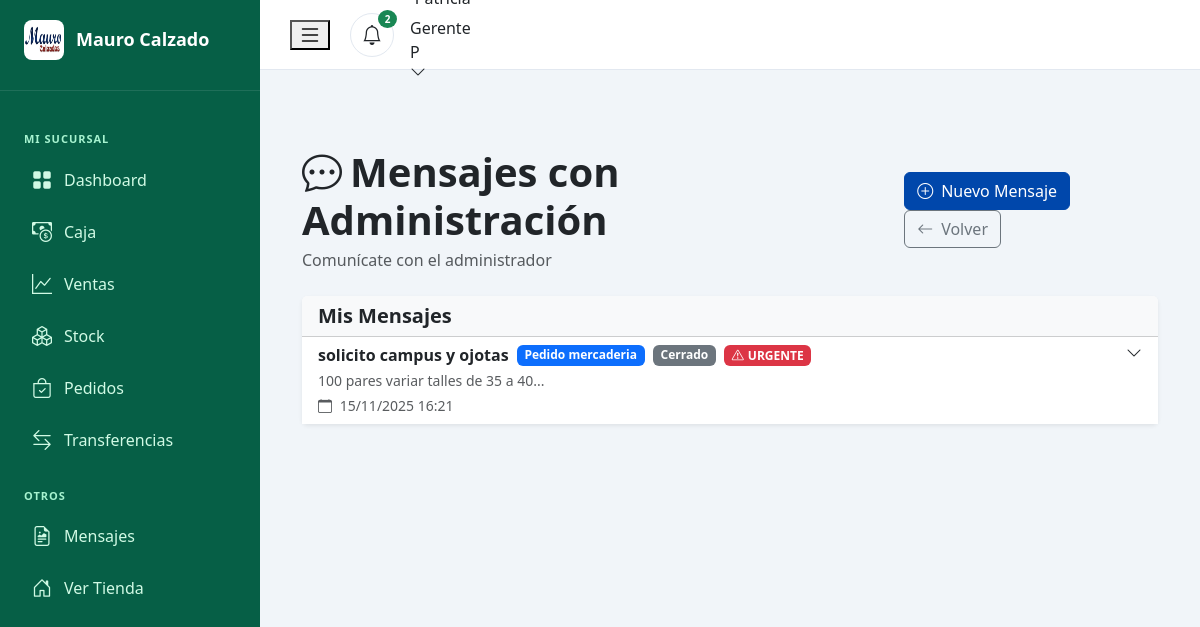
/gerente/mensajes.php (signed in), run on the app's committed database.
### tables this page shows
CREATE TABLE `mensajes_gerente_admin` (
  `id` int(11) NOT NULL,
  `gerente_id` int(11) NOT NULL COMMENT 'ID del gerente que envía',
  `admin_id` int(11) DEFAULT NULL COMMENT 'ID del admin que responde',
  `sucursal_id` int(11) NOT NULL COMMENT 'Sucursal del gerente',
  `tipo_mensaje` enum('pedido_mercaderia','transferencia','consulta','reporte','otro') NOT NULL DEFAULT 'consulta',
  `asunto` varchar(255) NOT NULL,
  `mensaje` text NOT NULL,
  `archivo_adjunto` varchar(255) DEFAULT NULL COMMENT 'Nombre del archivo adjunto',
  `respuesta` text DEFAULT NULL,
  `archivo_respuesta` varchar(255) DEFAULT NULL COMMENT 'Archivo adjunto en la respuesta',
  `estado` enum('pendiente','respondido','cerrado') DEFAULT 'pendiente',
  `pedido_relacionado_id` int(11) DEFAULT NULL COMMENT 'Pedido relacionado (opcional)',
  `prioridad` enum('baja','media','alta') DEFAULT 'media',
  `fecha_envio` datetime DEFAULT current_timestamp(),
  `fecha_respuesta` datetime DEFAULT NULL,
  `leido_gerente` tinyint(1) DEFAULT 0 COMMENT 'Si el gerente leyó la respuesta'
);

### gerente/mensajes.php (the view, shortened to what this page needs)
<?php
require_once('../includes/verificar-gerente.php');
$gerente_id = $_SESSION['usuario_id'];
$nuevo_mensaje = isset($_GET['nuevo']) && $_GET['nuevo'] == 1;
$query = "SELECT m.*,
          a.nombre AS admin_nombre, a.apellido AS admin_apellido,
          p.numero_pedido
          FROM mensajes_gerente_admin m
          LEFT JOIN usuarios a ON m.admin_id = a.id
          LEFT JOIN pedidos p ON m.pedido_relacionado_id = p.id
          WHERE m.gerente_id = ?
          ORDER BY m.fecha_envio DESC";
$stmt = mysqli_prepare($conn, $query);
mysqli_stmt_bind_param($stmt, "i", $gerente_id);
mysqli_stmt_execute($stmt);
$result = mysqli_stmt_get_result($stmt);
$mensajes = mysqli_fetch_all($result, MYSQLI_ASSOC);
require_once('includes/header-gerente.php');
?>
<div class="container-fluid py-4">
    <div class="d-flex justify-content-between align-items-center mb-4">
        <div>
            <h1 class="fw-bold mb-1">
                <i class="bi bi-chat-dots me-2"></i>Mensajes con Administración
            </h1>
            <p class="text-muted mb-0">Comunícate con el administrador</p>
        </div>
        <div>
            <?php if (!$nuevo_mensaje): ?>
                <a href="?nuevo=1" class="btn btn-primary">
                    <i class="bi bi-plus-circle me-2"></i>Nuevo Mensaje
                </a>
            <?php endif; ?>
            <a href="dashboard.php" class="btn btn-outline-secondary">
                <i class="bi bi-arrow-left me-2"></i>Volver
            </a>
        </div>
    </div>
    <div class="card border-0 shadow-sm">
        <div class="card-header bg-light">
            <h5 class="mb-0 fw-bold">Mis Mensajes</h5>
        </div>
        <div class="card-body p-0">
            <?php if (empty($mensajes)): ?>
                <div class="text-center py-5">
                    <i class="bi bi-inbox display-1 text-muted"></i>
                    <h5 class="mt-3">No tienes mensajes aún</h5>
                    <p class="text-muted">Envía tu primer mensaje al administrador</p>
                </div>
            <?php else: ?>
                <div class="list-group list-group-flush">
                    <?php foreach ($mensajes as $mensaje): ?>
                        <div class="list-group-item list-group-item-action"
                             data-bs-toggle="collapse"
                             data-bs-target="#mensaje<?php echo $mensaje['id']; ?>"
                             style="cursor: pointer;">
                            <div class="d-flex w-100 justify-content-between align-items-start">
                                <div class="flex-grow-1">
                                    <div class="d-flex align-items-center mb-1">
                                        <h6 class="mb-0 fw-bold">
                                            <?php echo htmlspecialchars($mensaje['asunto']); ?>
                                        </h6>
                                        <?php
                                        $badge_tipo = [
                                            'pedido_mercaderia' => 'primary',
                                            'transferencia' => 'info',
                                            'consulta' => 'secondary',
                                            'reporte' => 'danger',
                                            'otro' => 'dark'
                                        ];
                                        $tipo_class = $badge_tipo[$mensaje['tipo_mensaje']] ?? 'secondary';
                                        ?>
                                        <span class="badge bg-<?php echo $tipo_class; ?> ms-2">
                                            <?php echo str_replace('_', ' ', ucfirst($mensaje['tipo_mensaje'])); ?>
                                        </span>
                                        <?php if ($mensaje['estado'] == 'pendiente'): ?>
                                            <span class="badge bg-warning text-dark ms-2">Pendiente</span>
                                        <?php elseif ($mensaje['estado'] == 'cerrado'): ?>
                                            <span class="badge bg-secondary ms-2">Cerrado</span>
                                        <?php endif; ?>
                                        <?php if ($mensaje['prioridad'] == 'alta'): ?>
                                            <span class="badge bg-danger ms-2">
                                                <i class="bi bi-exclamation-triangle me-1"></i>URGENTE
                                            </span>
                                        <?php endif; ?>
                                    </div>
                                    <p class="mb-1 text-muted small">
                                        <?php echo substr(htmlspecialchars($mensaje['mensaje']), 0, 100); ?>...
                                    </p>
                                    <small class="text-muted">
                                        <i class="bi bi-calendar me-1"></i>
                                        <?php echo date('d/m/Y H:i', strtotime($mensaje['fecha_envio'])); ?>
                                    </small>
                                </div>
                                <div class="text-end">
                                    <i class="bi bi-chevron-down"></i>
                                </div>
                            </div>
                        </div>
                    <?php endforeach; ?>
                </div>
            <?php endif; ?>
        </div>
    </div>
</div>
<?php require_once('includes/footer-gerente.php'); ?>

### css/styles.css (style rules this page uses)
:root { --color-primary: #0047AB; --color-secondary: #DC143C; --color-dark: #212529; --color-light: #f8f9fa; --font-family: 'Segoe UI', Tahoma, Geneva, Verdana, sans-serif; --border-radius: 8px; --sidebar-width: 260px; --topbar-height: 70px; --admin-primary: #3C50E0; --sidebar-bg: #1C2434; --sidebar-hover: #333A48; --gerente-primary: #10B981; --gerente-sidebar-bg: #065F46; --gerente-sidebar-hover: #047857; }
body { font-family: var(--font-family); color: var(--color-dark); }
body.admin-panel, body.gerente-panel { background: #F1F5F9; overflow-x: hidden; }
.btn-primary { background-color: var(--color-primary); border-color: var(--color-primary); }
.badge { font-size: 0.75rem; }
.shadow-sm { box-shadow: 0 0.125rem 0.25rem rgba(0, 0, 0, 0.075) !important; }

### data on the page
mensajes_gerente_admin: asunto "solicito campus y ojotas", tipo_mensaje "Pedido mercaderia", estado "Cerrado", prioridad "alta" (drawn), mensaje "100 pares variar talles de 35 a 40", fecha_envio "15/11/2025 16:21"

### other printed values
substr($_SESSION['nombre'], 0, 1) "P"
